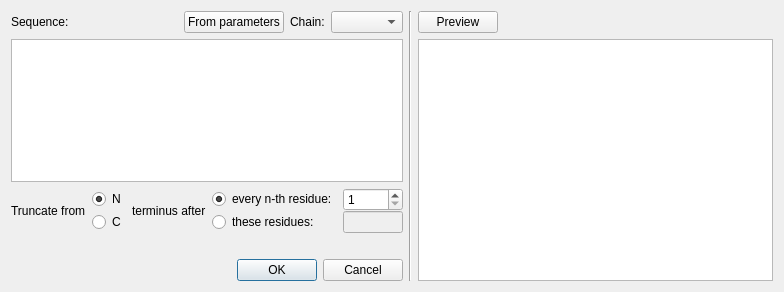
<?xml version="1.0" encoding="UTF-8"?>
<ui version="4.0">
 <class>CreateTruncation</class>
 <widget class="QDialog" name="CreateTruncation">
  <property name="geometry">
   <rect>
    <x>0</x>
    <y>0</y>
    <width>784</width>
    <height>292</height>
   </rect>
  </property>
  <property name="windowTitle">
   <string>Truncation</string>
  </property>
  <layout class="QHBoxLayout" name="horizontalLayout_3">
   <item>
    <layout class="QVBoxLayout" name="verticalLayout">
     <property name="sizeConstraint">
      <enum>QLayout::SetFixedSize</enum>
     </property>
     <item>
      <layout class="QHBoxLayout" name="horizontalLayout">
       <item>
        <widget class="QLabel" name="label">
         <property name="text">
          <string>Sequence:</string>
         </property>
        </widget>
       </item>
       <item>
        <spacer name="horizontalSpacer">
         <property name="orientation">
          <enum>Qt::Horizontal</enum>
         </property>
         <property name="sizeHint" stdset="0">
          <size>
           <width>40</width>
           <height>20</height>
          </size>
         </property>
        </spacer>
       </item>
       <item>
        <widget class="QPushButton" name="btFromParameters">
         <property name="text">
          <string>From parameters</string>
         </property>
        </widget>
       </item>
       <item>
        <widget class="QLabel" name="lbChain">
         <property name="text">
          <string>Chain:</string>
         </property>
        </widget>
       </item>
       <item>
        <widget class="QComboBox" name="cbChain"/>
       </item>
      </layout>
     </item>
     <item>
      <widget class="QTextEdit" name="teSequence">
       <property name="acceptRichText">
        <bool>false</bool>
       </property>
      </widget>
     </item>
     <item>
      <layout class="QGridLayout" name="gridLayout">
       <property name="verticalSpacing">
        <number>0</number>
       </property>
       <item row="0" column="3">
        <widget class="QRadioButton" name="rbResidueNth">
         <property name="text">
          <string>every n-th residue:</string>
         </property>
         <property name="checked">
          <bool>true</bool>
         </property>
         <attribute name="buttonGroup">
          <string notr="true">bgResidue</string>
         </attribute>
        </widget>
       </item>
       <item row="0" column="1">
        <widget class="QRadioButton" name="rbNterminus">
         <property name="text">
          <string>N</string>
         </property>
         <property name="checked">
          <bool>true</bool>
         </property>
         <attribute name="buttonGroup">
          <string notr="true">bgTerminus</string>
         </attribute>
        </widget>
       </item>
       <item row="1" column="1">
        <widget class="QRadioButton" name="rbCterminus">
         <property name="text">
          <string>C</string>
         </property>
         <attribute name="buttonGroup">
          <string notr="true">bgTerminus</string>
         </attribute>
        </widget>
       </item>
       <item row="1" column="3">
        <widget class="QRadioButton" name="rbResidueList">
         <property name="text">
          <string>these residues:</string>
         </property>
         <attribute name="buttonGroup">
          <string notr="true">bgResidue</string>
         </attribute>
        </widget>
       </item>
       <item row="1" column="4">
        <widget class="QLineEdit" name="leResidueList">
         <property name="enabled">
          <bool>false</bool>
         </property>
         <property name="sizePolicy">
          <sizepolicy hsizetype="Fixed" vsizetype="Fixed">
           <horstretch>0</horstretch>
           <verstretch>0</verstretch>
          </sizepolicy>
         </property>
         <property name="maximumSize">
          <size>
           <width>60</width>
           <height>16777215</height>
          </size>
         </property>
        </widget>
       </item>
       <item row="0" column="0" rowspan="2">
        <widget class="QLabel" name="label_2">
         <property name="text">
          <string>Truncate from</string>
         </property>
        </widget>
       </item>
       <item row="0" column="2" rowspan="2">
        <widget class="QLabel" name="label_3">
         <property name="text">
          <string>terminus after</string>
         </property>
        </widget>
       </item>
       <item row="0" column="4">
        <widget class="QSpinBox" name="sbResidueNth">
         <property name="minimum">
          <number>1</number>
         </property>
         <property name="maximum">
          <number>999</number>
         </property>
         <property name="value">
          <number>1</number>
         </property>
        </widget>
       </item>
      </layout>
     </item>
     <item>
      <spacer name="verticalSpacer">
       <property name="orientation">
        <enum>Qt::Vertical</enum>
       </property>
       <property name="sizeType">
        <enum>QSizePolicy::Fixed</enum>
       </property>
       <property name="sizeHint" stdset="0">
        <size>
         <width>20</width>
         <height>20</height>
        </size>
       </property>
      </spacer>
     </item>
     <item>
      <widget class="QDialogButtonBox" name="buttonBox">
       <property name="standardButtons">
        <set>QDialogButtonBox::Cancel|QDialogButtonBox::Ok</set>
       </property>
      </widget>
     </item>
    </layout>
   </item>
   <item>
    <widget class="Line" name="line">
     <property name="orientation">
      <enum>Qt::Vertical</enum>
     </property>
    </widget>
   </item>
   <item>
    <layout class="QVBoxLayout" name="verticalLayout_2">
     <item>
      <layout class="QHBoxLayout" name="horizontalLayout_2">
       <item>
        <widget class="QPushButton" name="btPreview">
         <property name="text">
          <string>Preview</string>
         </property>
        </widget>
       </item>
       <item>
        <spacer name="horizontalSpacer_2">
         <property name="orientation">
          <enum>Qt::Horizontal</enum>
         </property>
         <property name="sizeHint" stdset="0">
          <size>
           <width>40</width>
           <height>20</height>
          </size>
         </property>
        </spacer>
       </item>
      </layout>
     </item>
     <item>
      <widget class="QTextEdit" name="tePreview">
       <property name="textInteractionFlags">
        <set>Qt::NoTextInteraction</set>
       </property>
      </widget>
     </item>
    </layout>
   </item>
  </layout>
 </widget>
 <resources/>
 <connections>
  <connection>
   <sender>buttonBox</sender>
   <signal>accepted()</signal>
   <receiver>CreateTruncation</receiver>
   <slot>accept()</slot>
   <hints>
    <hint type="sourcelabel">
     <x>248</x>
     <y>254</y>
    </hint>
    <hint type="destinationlabel">
     <x>157</x>
     <y>274</y>
    </hint>
   </hints>
  </connection>
  <connection>
   <sender>buttonBox</sender>
   <signal>rejected()</signal>
   <receiver>CreateTruncation</receiver>
   <slot>reject()</slot>
   <hints>
    <hint type="sourcelabel">
     <x>316</x>
     <y>260</y>
    </hint>
    <hint type="destinationlabel">
     <x>286</x>
     <y>274</y>
    </hint>
   </hints>
  </connection>
 </connections>
 <buttongroups>
  <buttongroup name="bgTerminus"/>
  <buttongroup name="bgResidue"/>
 </buttongroups>
</ui>
